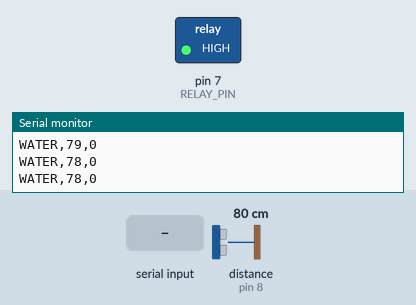
The sketch below on a simulated Arduino Uno, built with avr-gcc and run on an emulated ATmega328P. On the bench: switched loads named in the sketch (green lamp = pin HIGH), the last lines printed to the serial monitor. Wiring (inferred from the names in the program): ultrasonic range finder: trigger pin 9; echo pin 8. The inputs (shaded band) are chosen by the test bench; at power-on: distance to the obstacle (sensor on pin 8) 80 cm. The echo pulse lasts 58.3 µs per cm; pins used as bus, display or sensor lines are not drawn.

Above: at 1.2 s.
1.3 s: "PUMP,ON\n" received over Serial
At 2.2 s:
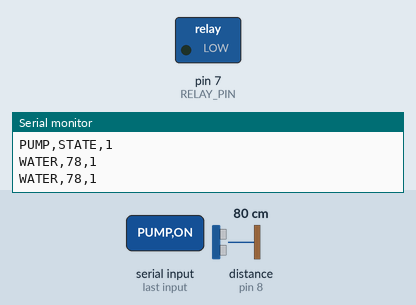
3.0 s: "PUMP,OFF\n" received over Serial
At 4.0 s:
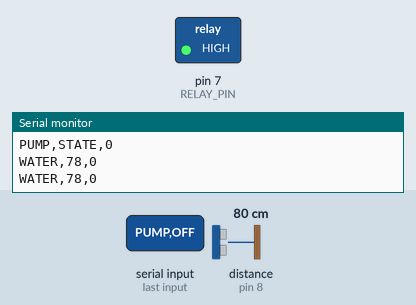
Timing chart, 0 to 6.0 s (numbered marks = the images above; inputs shaded):
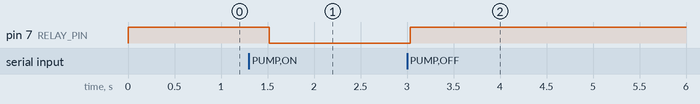

The sketch:

motor_control.ino
```cpp
// Relay + Ultrasonic + Serial Pump Control (web-controlled)

#define RELAY_PIN 7   // Relay for water pump (ACTIVE LOW)
#define TRIG_PIN  9
#define ECHO_PIN  8

bool pumpOn = false;   // start OFF by default

void setup() {
  Serial.begin(9600);

  pinMode(RELAY_PIN, OUTPUT);
  // ACTIVE LOW relay: HIGH = OFF, LOW = ON
  digitalWrite(RELAY_PIN, HIGH);   // Pump OFF at startup

  pinMode(TRIG_PIN, OUTPUT);
  pinMode(ECHO_PIN, INPUT);

  Serial.println("Water Node Started (pump OFF, web-controlled)");
}

long readDistanceCm() {
  long duration;

  // Clear TRIG
  digitalWrite(TRIG_PIN, LOW);
  delayMicroseconds(2);

  // 10µs pulse
  digitalWrite(TRIG_PIN, HIGH);
  delayMicroseconds(10);
  digitalWrite(TRIG_PIN, LOW);

  // Read echo time (timeout 30ms)
  duration = pulseIn(ECHO_PIN, HIGH, 30000);

  if (duration == 0) return -1;   // no echo
  long distance = (long)(duration * 0.034 / 2.0);
  return distance;
}

void handleSerialCommand() {
  if (Serial.available()) {
    String cmd = Serial.readStringUntil('\n');
    cmd.trim();
    if (cmd.equalsIgnoreCase("PUMP,ON")) {
      pumpOn = true;
      digitalWrite(RELAY_PIN, LOW);   // ACTIVE LOW -> ON
      Serial.println("PUMP,STATE,1");
    } else if (cmd.equalsIgnoreCase("PUMP,OFF")) {
      pumpOn = false;
      digitalWrite(RELAY_PIN, HIGH);  // ACTIVE LOW -> OFF
      Serial.println("PUMP,STATE,0");
    }
  }
}

void loop() {
  handleSerialCommand();

  long distance = readDistanceCm();
  int pumpState = pumpOn ? 1 : 0;

  // Send status to Python: WATER,distance_cm,pumpState
  Serial.print("WATER,");
  Serial.print(distance);
  Serial.print(",");
  Serial.println(pumpState);

  delay(500);
}
```

Measured:
- after the input at 1.3 s, pin 7 (RELAY_PIN): HIGH → LOW after 0.22 s
- after the input at 3.0 s, pin 7 (RELAY_PIN): LOW → HIGH at once
